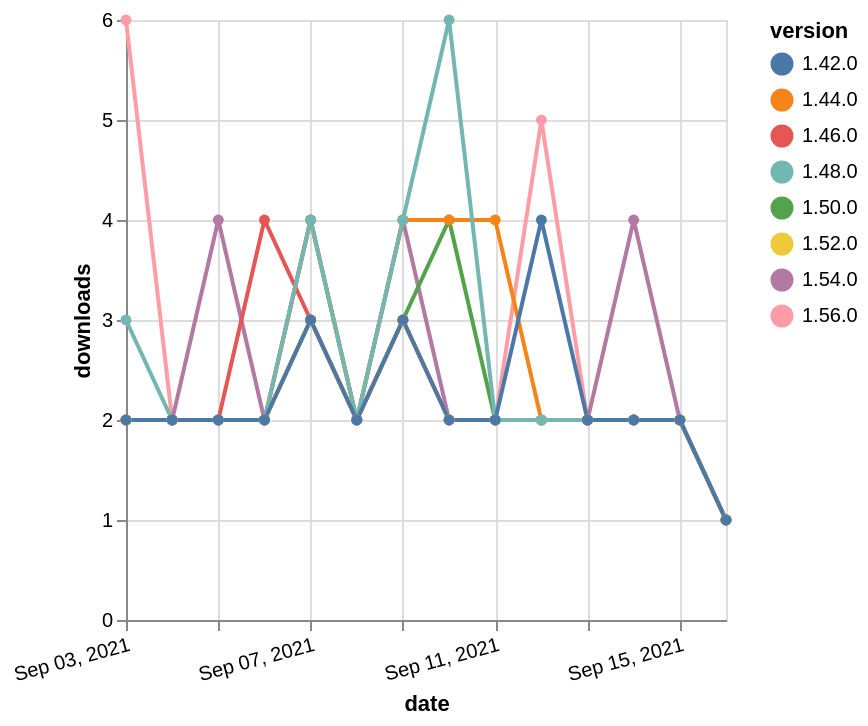

Vega-Lite specification for this chart:
### Vega-Lite specification from a JSON file in a GitHub repository (floating-point values rounded to 4 significant figures)
{"$schema": "https://vega.github.io/schema/vega-lite/v5.json", "description": "A simple bar chart with embedded data.", "data": {"values": [{"date": "2021-09-03", "total": 233, "delta": 6, "version": "1.56.0"}, {"date": "2021-09-04", "total": 235, "delta": 2, "version": "1.56.0"}, {"date": "2021-09-05", "total": 237, "delta": 2, "version": "1.56.0"}, {"date": "2021-09-06", "total": 239, "delta": 2, "version": "1.56.0"}, {"date": "2021-09-07", "total": 242, "delta": 3, "version": "1.56.0"}, {"date": "2021-09-08", "total": 244, "delta": 2, "version": "1.56.0"}, {"date": "2021-09-09", "total": 247, "delta": 3, "version": "1.56.0"}, {"date": "2021-09-10", "total": 249, "delta": 2, "version": "1.56.0"}, {"date": "2021-09-11", "total": 251, "delta": 2, "version": "1.56.0"}, {"date": "2021-09-12", "total": 256, "delta": 5, "version": "1.56.0"}, {"date": "2021-09-13", "total": 258, "delta": 2, "version": "1.56.0"}, {"date": "2021-09-14", "total": 260, "delta": 2, "version": "1.56.0"}, {"date": "2021-09-15", "total": 262, "delta": 2, "version": "1.56.0"}, {"date": "2021-09-16", "total": 263, "delta": 1, "version": "1.56.0"}, {"date": "2021-09-03", "total": 710, "delta": 2, "version": "1.54.0"}, {"date": "2021-09-04", "total": 712, "delta": 2, "version": "1.54.0"}, {"date": "2021-09-05", "total": 716, "delta": 4, "version": "1.54.0"}, {"date": "2021-09-06", "total": 718, "delta": 2, "version": "1.54.0"}, {"date": "2021-09-07", "total": 722, "delta": 4, "version": "1.54.0"}, {"date": "2021-09-08", "total": 724, "delta": 2, "version": "1.54.0"}, {"date": "2021-09-09", "total": 728, "delta": 4, "version": "1.54.0"}, {"date": "2021-09-10", "total": 730, "delta": 2, "version": "1.54.0"}, {"date": "2021-09-11", "total": 732, "delta": 2, "version": "1.54.0"}, {"date": "2021-09-12", "total": 734, "delta": 2, "version": "1.54.0"}, {"date": "2021-09-13", "total": 736, "delta": 2, "version": "1.54.0"}, {"date": "2021-09-14", "total": 740, "delta": 4, "version": "1.54.0"}, {"date": "2021-09-15", "total": 742, "delta": 2, "version": "1.54.0"}, {"date": "2021-09-16", "total": 743, "delta": 1, "version": "1.54.0"}, {"date": "2021-09-03", "total": 1472, "delta": 2, "version": "1.50.0"}, {"date": "2021-09-04", "total": 1474, "delta": 2, "version": "1.50.0"}, {"date": "2021-09-05", "total": 1476, "delta": 2, "version": "1.50.0"}, {"date": "2021-09-06", "total": 1478, "delta": 2, "version": "1.50.0"}, {"date": "2021-09-07", "total": 1481, "delta": 3, "version": "1.50.0"}, {"date": "2021-09-08", "total": 1483, "delta": 2, "version": "1.50.0"}, {"date": "2021-09-09", "total": 1486, "delta": 3, "version": "1.50.0"}, {"date": "2021-09-10", "total": 1490, "delta": 4, "version": "1.50.0"}, {"date": "2021-09-11", "total": 1492, "delta": 2, "version": "1.50.0"}, {"date": "2021-09-12", "total": 1494, "delta": 2, "version": "1.50.0"}, {"date": "2021-09-13", "total": 1496, "delta": 2, "version": "1.50.0"}, {"date": "2021-09-14", "total": 1498, "delta": 2, "version": "1.50.0"}, {"date": "2021-09-15", "total": 1500, "delta": 2, "version": "1.50.0"}, {"date": "2021-09-16", "total": 1501, "delta": 1, "version": "1.50.0"}, {"date": "2021-09-03", "total": 2559, "delta": 2, "version": "1.44.0"}, {"date": "2021-09-04", "total": 2561, "delta": 2, "version": "1.44.0"}, {"date": "2021-09-05", "total": 2563, "delta": 2, "version": "1.44.0"}, {"date": "2021-09-06", "total": 2565, "delta": 2, "version": "1.44.0"}, {"date": "2021-09-07", "total": 2569, "delta": 4, "version": "1.44.0"}, {"date": "2021-09-08", "total": 2571, "delta": 2, "version": "1.44.0"}, {"date": "2021-09-09", "total": 2575, "delta": 4, "version": "1.44.0"}, {"date": "2021-09-10", "total": 2579, "delta": 4, "version": "1.44.0"}, {"date": "2021-09-11", "total": 2583, "delta": 4, "version": "1.44.0"}, {"date": "2021-09-12", "total": 2585, "delta": 2, "version": "1.44.0"}, {"date": "2021-09-13", "total": 2587, "delta": 2, "version": "1.44.0"}, {"date": "2021-09-14", "total": 2589, "delta": 2, "version": "1.44.0"}, {"date": "2021-09-15", "total": 2591, "delta": 2, "version": "1.44.0"}, {"date": "2021-09-16", "total": 2592, "delta": 1, "version": "1.44.0"}, {"date": "2021-09-03", "total": 2079, "delta": 2, "version": "1.46.0"}, {"date": "2021-09-04", "total": 2081, "delta": 2, "version": "1.46.0"}, {"date": "2021-09-05", "total": 2083, "delta": 2, "version": "1.46.0"}, {"date": "2021-09-06", "total": 2087, "delta": 4, "version": "1.46.0"}, {"date": "2021-09-07", "total": 2090, "delta": 3, "version": "1.46.0"}, {"date": "2021-09-08", "total": 2092, "delta": 2, "version": "1.46.0"}, {"date": "2021-09-09", "total": 2095, "delta": 3, "version": "1.46.0"}, {"date": "2021-09-10", "total": 2097, "delta": 2, "version": "1.46.0"}, {"date": "2021-09-11", "total": 2099, "delta": 2, "version": "1.46.0"}, {"date": "2021-09-12", "total": 2101, "delta": 2, "version": "1.46.0"}, {"date": "2021-09-13", "total": 2103, "delta": 2, "version": "1.46.0"}, {"date": "2021-09-14", "total": 2105, "delta": 2, "version": "1.46.0"}, {"date": "2021-09-15", "total": 2107, "delta": 2, "version": "1.46.0"}, {"date": "2021-09-16", "total": 2108, "delta": 1, "version": "1.46.0"}, {"date": "2021-09-03", "total": 1016, "delta": 2, "version": "1.52.0"}, {"date": "2021-09-04", "total": 1018, "delta": 2, "version": "1.52.0"}, {"date": "2021-09-05", "total": 1020, "delta": 2, "version": "1.52.0"}, {"date": "2021-09-06", "total": 1022, "delta": 2, "version": "1.52.0"}, {"date": "2021-09-07", "total": 1025, "delta": 3, "version": "1.52.0"}, {"date": "2021-09-08", "total": 1027, "delta": 2, "version": "1.52.0"}, {"date": "2021-09-09", "total": 1030, "delta": 3, "version": "1.52.0"}, {"date": "2021-09-10", "total": 1032, "delta": 2, "version": "1.52.0"}, {"date": "2021-09-11", "total": 1034, "delta": 2, "version": "1.52.0"}, {"date": "2021-09-12", "total": 1036, "delta": 2, "version": "1.52.0"}, {"date": "2021-09-13", "total": 1038, "delta": 2, "version": "1.52.0"}, {"date": "2021-09-14", "total": 1040, "delta": 2, "version": "1.52.0"}, {"date": "2021-09-15", "total": 1042, "delta": 2, "version": "1.52.0"}, {"date": "2021-09-16", "total": 1043, "delta": 1, "version": "1.52.0"}, {"date": "2021-09-03", "total": 2022, "delta": 3, "version": "1.48.0"}, {"date": "2021-09-04", "total": 2024, "delta": 2, "version": "1.48.0"}, {"date": "2021-09-05", "total": 2026, "delta": 2, "version": "1.48.0"}, {"date": "2021-09-06", "total": 2028, "delta": 2, "version": "1.48.0"}, {"date": "2021-09-07", "total": 2032, "delta": 4, "version": "1.48.0"}, {"date": "2021-09-08", "total": 2034, "delta": 2, "version": "1.48.0"}, {"date": "2021-09-09", "total": 2038, "delta": 4, "version": "1.48.0"}, {"date": "2021-09-10", "total": 2044, "delta": 6, "version": "1.48.0"}, {"date": "2021-09-11", "total": 2046, "delta": 2, "version": "1.48.0"}, {"date": "2021-09-12", "total": 2048, "delta": 2, "version": "1.48.0"}, {"date": "2021-09-13", "total": 2050, "delta": 2, "version": "1.48.0"}, {"date": "2021-09-14", "total": 2052, "delta": 2, "version": "1.48.0"}, {"date": "2021-09-15", "total": 2054, "delta": 2, "version": "1.48.0"}, {"date": "2021-09-16", "total": 2055, "delta": 1, "version": "1.48.0"}, {"date": "2021-09-03", "total": 2366, "delta": 2, "version": "1.42.0"}, {"date": "2021-09-04", "total": 2368, "delta": 2, "version": "1.42.0"}, {"date": "2021-09-05", "total": 2370, "delta": 2, "version": "1.42.0"}, {"date": "2021-09-06", "total": 2372, "delta": 2, "version": "1.42.0"}, {"date": "2021-09-07", "total": 2375, "delta": 3, "version": "1.42.0"}, {"date": "2021-09-08", "total": 2377, "delta": 2, "version": "1.42.0"}, {"date": "2021-09-09", "total": 2380, "delta": 3, "version": "1.42.0"}, {"date": "2021-09-10", "total": 2382, "delta": 2, "version": "1.42.0"}, {"date": "2021-09-11", "total": 2384, "delta": 2, "version": "1.42.0"}, {"date": "2021-09-12", "total": 2388, "delta": 4, "version": "1.42.0"}, {"date": "2021-09-13", "total": 2390, "delta": 2, "version": "1.42.0"}, {"date": "2021-09-14", "total": 2392, "delta": 2, "version": "1.42.0"}, {"date": "2021-09-15", "total": 2394, "delta": 2, "version": "1.42.0"}, {"date": "2021-09-16", "total": 2395, "delta": 1, "version": "1.42.0"}]}, "width": "container", "mark": {"type": "line", "point": {"filled": true}}, "encoding": {"x": {"field": "date", "type": "temporal", "timeUnit": "yearmonthdate", "title": "date", "axis": {"labelAngle": -15}}, "y": {"field": "delta", "type": "quantitative", "title": "downloads"}, "color": {"field": "version", "type": "nominal"}, "tooltip": {"field": "delta"}}}
